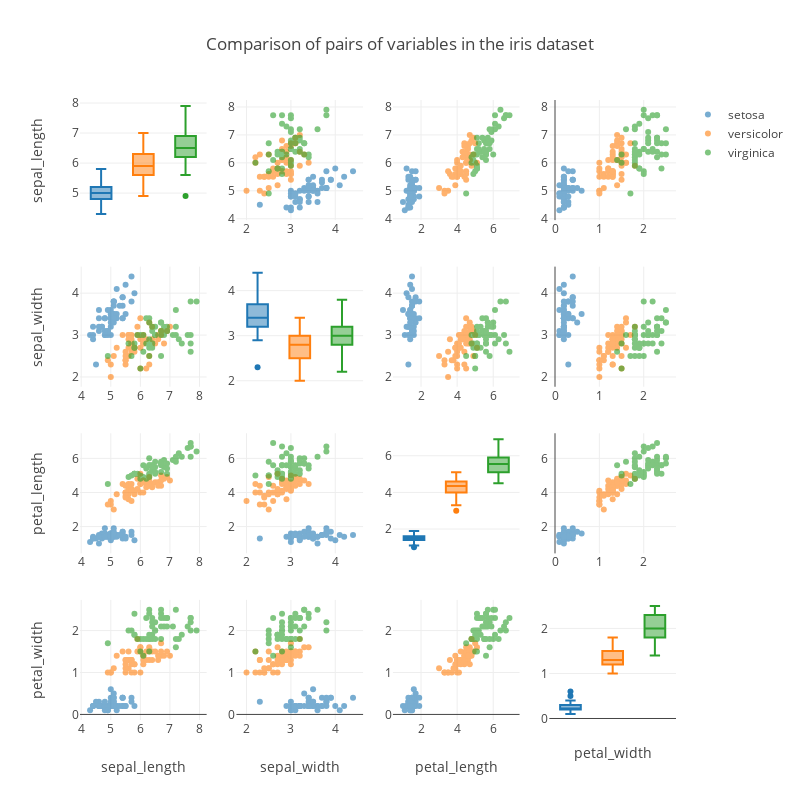

Notebook cell for this chart:
### Markdown cell above
# Linear regression with scikit-learn and statsmodels
In the last section of the notebook, we're going to use linear regression to try and predict the petal length of each iris from its sepal length, sepal width, and petal width.

Before we even start using linear regression, let's look at how each of these variables are related to one another. Below we plot each pair of variables against the others, with the color of the points reflecting which species we're looking at. On the diagonal are box-and-whisker plots that tell us a little about how each of the variables is distributed.

### Code cell
import plotly.figure_factory as ff

data = ff.create_scatterplotmatrix(iris, diag='box', index='species', height=800,
            width=800, opacity=0.75, title='Comparison of pairs of variables in the iris dataset')
py.iplot(data)
